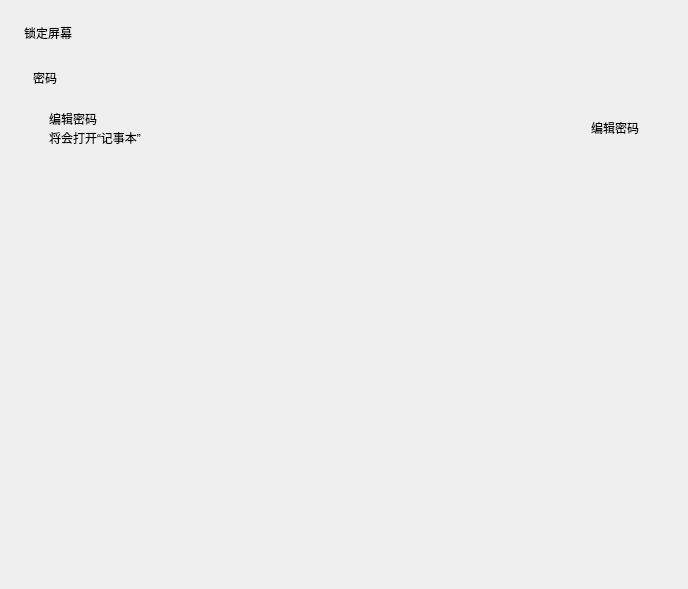
<?xml version="1.0" encoding="UTF-8"?>
<ui version="4.0">
 <class>Form</class>
 <widget class="QWidget" name="Form">
  <property name="geometry">
   <rect>
    <x>0</x>
    <y>0</y>
    <width>688</width>
    <height>589</height>
   </rect>
  </property>
  <property name="sizePolicy">
   <sizepolicy hsizetype="Preferred" vsizetype="Expanding">
    <horstretch>0</horstretch>
    <verstretch>0</verstretch>
   </sizepolicy>
  </property>
  <property name="windowTitle">
   <string>Form</string>
  </property>
  <layout class="QVBoxLayout" name="verticalLayout_2">
   <property name="spacing">
    <number>18</number>
   </property>
   <property name="leftMargin">
    <number>24</number>
   </property>
   <property name="topMargin">
    <number>24</number>
   </property>
   <property name="rightMargin">
    <number>24</number>
   </property>
   <property name="bottomMargin">
    <number>0</number>
   </property>
   <item>
    <widget class="TitleLabel" name="TitleLabel">
     <property name="text">
      <string>锁定屏幕</string>
     </property>
    </widget>
   </item>
   <item>
    <widget class="SmoothScrollArea" name="SmoothScrollArea">
     <property name="styleSheet">
      <string notr="true">background: transparent; border: none</string>
     </property>
     <property name="widgetResizable">
      <bool>true</bool>
     </property>
     <widget class="QWidget" name="scrollAreaWidgetContents">
      <property name="geometry">
       <rect>
        <x>0</x>
        <y>0</y>
        <width>640</width>
        <height>529</height>
       </rect>
      </property>
      <layout class="QVBoxLayout" name="verticalLayout_9">
       <item>
        <layout class="QVBoxLayout" name="verticalLayout_7">
         <item>
          <widget class="SubtitleLabel" name="SubtitleLabel_2">
           <property name="text">
            <string>密码</string>
           </property>
          </widget>
         </item>
         <item>
          <widget class="CardWidget" name="CardWidget_3">
           <property name="minimumSize">
            <size>
             <width>0</width>
             <height>70</height>
            </size>
           </property>
           <layout class="QHBoxLayout" name="horizontalLayout_5">
            <property name="leftMargin">
             <number>16</number>
            </property>
            <property name="topMargin">
             <number>16</number>
            </property>
            <property name="rightMargin">
             <number>16</number>
            </property>
            <property name="bottomMargin">
             <number>16</number>
            </property>
            <item>
             <layout class="QVBoxLayout" name="verticalLayout_6">
              <property name="spacing">
               <number>0</number>
              </property>
              <item>
               <widget class="StrongBodyLabel" name="StrongBodyLabel_5">
                <property name="text">
                 <string>编辑密码</string>
                </property>
               </widget>
              </item>
              <item>
               <widget class="CaptionLabel" name="CaptionLabel_2">
                <property name="sizePolicy">
                 <sizepolicy hsizetype="Expanding" vsizetype="Preferred">
                  <horstretch>0</horstretch>
                  <verstretch>0</verstretch>
                 </sizepolicy>
                </property>
                <property name="text">
                 <string>将会打开“记事本”</string>
                </property>
                <property name="wordWrap">
                 <bool>true</bool>
                </property>
                <property name="lightColor" stdset="0">
                 <color alpha="150">
                  <red>0</red>
                  <green>0</green>
                  <blue>0</blue>
                 </color>
                </property>
                <property name="darkColor" stdset="0">
                 <color alpha="200">
                  <red>255</red>
                  <green>255</green>
                  <blue>255</blue>
                 </color>
                </property>
               </widget>
              </item>
             </layout>
            </item>
            <item>
             <widget class="PrimaryPushButton" name="open_names_list">
              <property name="text">
               <string>编辑密码</string>
              </property>
             </widget>
            </item>
           </layout>
          </widget>
         </item>
        </layout>
       </item>
       <item>
        <widget class="QFrame" name="blank">
         <property name="minimumSize">
          <size>
           <width>0</width>
           <height>25</height>
          </size>
         </property>
         <property name="frameShape">
          <enum>QFrame::StyledPanel</enum>
         </property>
         <property name="frameShadow">
          <enum>QFrame::Raised</enum>
         </property>
         <property name="lineWidth">
          <number>5</number>
         </property>
        </widget>
       </item>
       <item>
        <spacer name="verticalSpacer">
         <property name="orientation">
          <enum>Qt::Vertical</enum>
         </property>
         <property name="sizeHint" stdset="0">
          <size>
           <width>20</width>
           <height>40</height>
          </size>
         </property>
        </spacer>
       </item>
      </layout>
     </widget>
    </widget>
   </item>
  </layout>
 </widget>
 <customwidgets>
  <customwidget>
   <class>PushButton</class>
   <extends>QPushButton</extends>
   <header>qfluentwidgets</header>
  </customwidget>
  <customwidget>
   <class>PrimaryPushButton</class>
   <extends>PushButton</extends>
   <header>qfluentwidgets</header>
  </customwidget>
  <customwidget>
   <class>CardWidget</class>
   <extends>QFrame</extends>
   <header>qfluentwidgets</header>
   <container>1</container>
  </customwidget>
  <customwidget>
   <class>SmoothScrollArea</class>
   <extends>QScrollArea</extends>
   <header>qfluentwidgets</header>
   <container>1</container>
  </customwidget>
  <customwidget>
   <class>CaptionLabel</class>
   <extends>QLabel</extends>
   <header>qfluentwidgets</header>
  </customwidget>
  <customwidget>
   <class>StrongBodyLabel</class>
   <extends>QLabel</extends>
   <header>qfluentwidgets</header>
  </customwidget>
  <customwidget>
   <class>SubtitleLabel</class>
   <extends>QLabel</extends>
   <header>qfluentwidgets</header>
  </customwidget>
  <customwidget>
   <class>TitleLabel</class>
   <extends>QLabel</extends>
   <header>qfluentwidgets</header>
  </customwidget>
 </customwidgets>
 <resources/>
 <connections/>
</ui>
